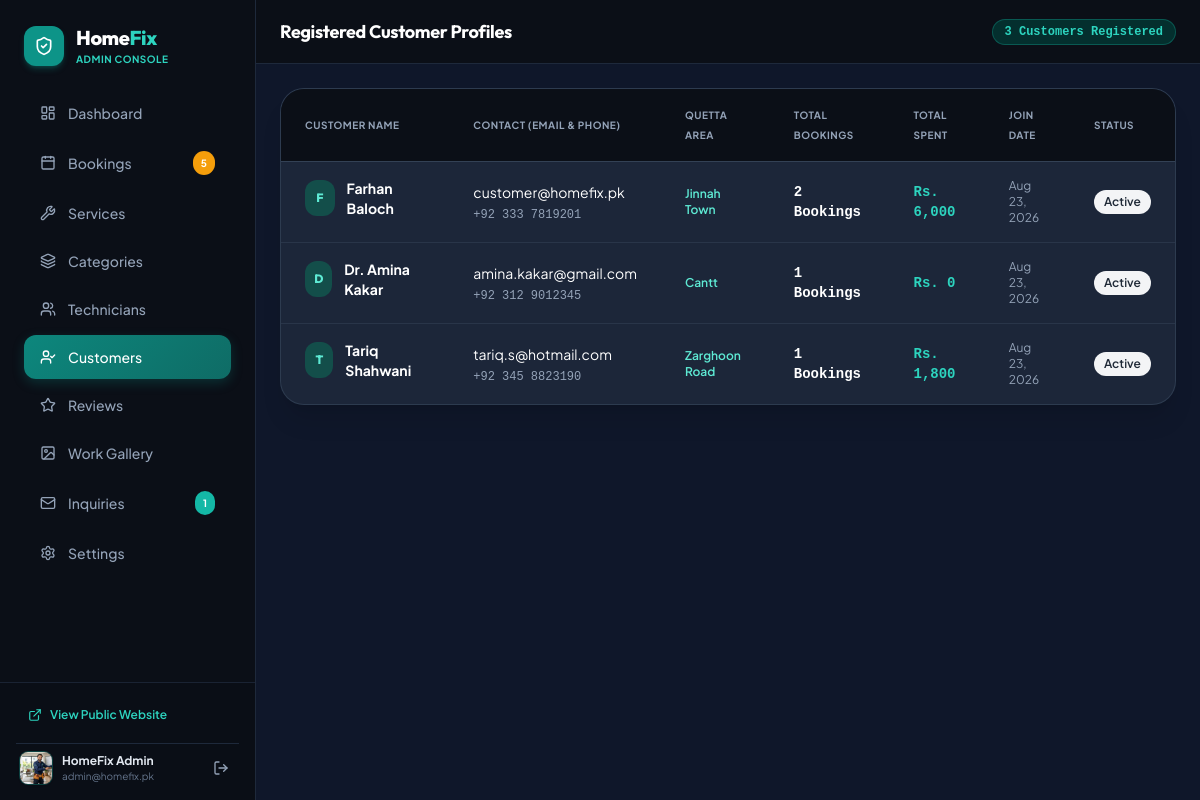
The page /admin/customers.php (signed in) on the database its author committed.
### tables this page shows
CREATE TABLE `users` (
  `id` INT UNSIGNED AUTO_INCREMENT PRIMARY KEY,
  `name` VARCHAR(120) NOT NULL,
  `email` VARCHAR(150) NOT NULL UNIQUE,
  `phone` VARCHAR(30) NOT NULL,
  `password` VARCHAR(255) NOT NULL,
  `role` ENUM('admin', 'customer') DEFAULT 'customer',
  `status` ENUM('active', 'inactive', 'banned') DEFAULT 'active',
  `avatar` VARCHAR(255) DEFAULT NULL,
  `address` TEXT DEFAULT NULL,
  `area` VARCHAR(100) DEFAULT NULL,
  `created_at` TIMESTAMP DEFAULT CURRENT_TIMESTAMP,
  `updated_at` TIMESTAMP DEFAULT CURRENT_TIMESTAMP ON UPDATE CURRENT_TIMESTAMP,
  INDEX `idx_users_role` (`role`),
  INDEX `idx_users_email` (`email`)
);

### admin/customers.php (the view, shortened to what the rows shown need)
<?php
require_once __DIR__ . '/../includes/admin_header.php';
require_once __DIR__ . '/../includes/admin_sidebar.php';
$customers = Database::fetchAll(
    "SELECT u.*, COUNT(b.id) as booking_count, SUM(CASE WHEN b.status = 'completed' THEN b.total_amount ELSE 0 END) as total_spent
     FROM users u
     LEFT JOIN bookings b ON u.id = b.user_id
     WHERE u.role = 'customer'
     GROUP BY u.id
     ORDER BY u.created_at DESC"
);
?>
<div class="flex-1 flex flex-col min-w-0 overflow-hidden bg-slate-900">
    <header class="h-16 bg-slate-950 border-b border-slate-800 flex items-center justify-between px-6 shrink-0">
        <div class="flex items-center gap-4">
            <h2 class="text-lg font-bold font-heading text-white">Registered Customer Profiles</h2>
        </div>
    </header>
    <main class="flex-1 overflow-y-auto p-6 space-y-6">
        <div class="bg-slate-800/90 border border-slate-700/80 rounded-3xl shadow-xl overflow-hidden">
            <div class="overflow-x-auto">
                <table class="w-full text-left text-xs sm:text-sm text-slate-300">
                    <thead class="bg-slate-950 text-slate-400 uppercase text-[10px] font-bold tracking-wider border-b border-slate-700">
                        <tr>
                            <th class="px-6 py-4">Customer Name</th>
                            <th class="px-6 py-4">Contact (Email & Phone)</th>
                            <th class="px-6 py-4">Quetta Area</th>
                            <th class="px-6 py-4">Total Bookings</th>
                            <th class="px-6 py-4">Total Spent</th>
                            <th class="px-6 py-4">Join Date</th>
                            <th class="px-6 py-4">Status</th>
                        </tr>
                    </thead>
                    <tbody class="divide-y divide-slate-700/60 text-slate-200">
                        <?php foreach ($customers as $c): ?>
                            <tr class="hover:bg-slate-750 transition">
                                <td class="px-6 py-4 font-bold flex items-center gap-3">
                                    <div class="w-9 h-9 rounded-xl bg-teal-900 text-teal-300 font-heading font-extrabold flex items-center justify-center text-xs">
                                        <?= strtoupper(substr($c['name'], 0, 1)) ?>
                                    </div>
                                    <span class="text-white"><?= e($c['name']) ?></span>
                                </td>
                                <td class="px-6 py-4">
                                    <span class="text-white block"><?= e($c['email']) ?></span>
                                    <span class="text-xs text-slate-400 font-mono"><?= e($c['phone']) ?></span>
                                </td>
                                <td class="px-6 py-4 text-xs font-semibold text-teal-300">
                                    <?= e($c['area'] ?? 'Quetta') ?>
                                </td>
                                <td class="px-6 py-4 font-bold text-white font-mono">
                                    <?= $c['booking_count'] ?> Bookings
                                </td>
                                <td class="px-6 py-4 font-bold text-teal-400 font-mono">
                                    <?= format_price($c['total_spent'] ?? 0) ?>
                                </td>
                                <td class="px-6 py-4 text-xs text-slate-400">
                                    <?= format_date($c['created_at']) ?>
                                </td>
                                <td class="px-6 py-4">
                                    <?= get_status_badge($c['status']) ?>
                                </td>
                            </tr>
                        <?php endforeach; ?>
                    </tbody>
                </table>
            </div>
        </div>
    </main>
</div>
<?php require_once __DIR__ . '/../includes/admin_footer.php'; ?>

### includes/admin_sidebar.php (shortened to what the rows shown need)
<aside id="adminSidebar" class="w-64 bg-slate-950 border-r border-slate-800 flex flex-col justify-between shrink-0 transition-transform duration-300 z-30 absolute inset-y-0 left-0 lg:static -translate-x-full lg:translate-x-0">
    <?php
    $adminSidebarAvatarUrl = null;
    if (!empty($adminUser['avatar'])) {
        if (file_exists(ROOT_PATH . '/uploads/' . $adminUser['avatar'])) {
            $adminSidebarAvatarUrl = asset('uploads/' . $adminUser['avatar']) . '?v=' . filemtime(ROOT_PATH . '/uploads/' . $adminUser['avatar']);
        } elseif (file_exists(ROOT_PATH . '/' . $adminUser['avatar'])) {
            $adminSidebarAvatarUrl = asset($adminUser['avatar']) . '?v=' . filemtime(ROOT_PATH . '/' . $adminUser['avatar']);
        }
    }
    ?>
    <div class="p-4 border-t border-slate-800/80 space-y-3 bg-slate-950/50">
        <div class="flex items-center justify-between pt-2 border-t border-slate-800 px-1">
            <div class="flex items-center gap-2.5">
                <?php if ($adminSidebarAvatarUrl): ?>
                    <img src="<?= $adminSidebarAvatarUrl ?>" alt="<?= e($adminUser['name'] ?? 'Admin') ?>" class="w-8 h-8 rounded-lg object-cover ring-1 ring-teal-500/30 shadow" onerror="this.style.display='none'; this.nextElementSibling.style.display='flex';">
                <?php else: ?>
                    <div class="w-8 h-8 rounded-lg bg-slate-800 text-teal-400 font-bold flex items-center justify-center text-xs">
                        <?= strtoupper(substr($adminUser['name'] ?? 'A', 0, 1)) ?>
                    </div>
                <?php endif; ?>
                <div class="truncate max-w-[120px]">
                    <span class="text-xs font-bold text-slate-200 block truncate"><?= e($adminUser['name'] ?? 'Administrator') ?></span>
                    <span class="text-[10px] text-slate-500 block truncate"><?= e($adminUser['email'] ?? '') ?></span>
                </div>
            </div>
        </div>
    </div>
</aside>

### config/config.php (shortened to what the rows shown need)
<?php
function asset($path) {
    $protocol = (!empty($_SERVER['HTTPS']) && $_SERVER['HTTPS'] !== 'off' || ($_SERVER['SERVER_PORT'] ?? 80) == 443) ? "https://" : "http://";
    $host = $_SERVER['HTTP_HOST'] ?? 'localhost';
    $docRoot = str_replace('\\', '/', $_SERVER['DOCUMENT_ROOT'] ?? '');
    $appDir = str_replace('\\', '/', dirname(__DIR__));
    $relativeDir = str_replace($docRoot, '', $appDir);
    $relativeDir = trim($relativeDir, '/');
    $base = $protocol . $host . ($relativeDir ? '/' . $relativeDir : '');
    return rtrim($base, '/') . '/' . ltrim((string)$path, '/');
}
function e($string) {
    return htmlspecialchars((string)($string ?? ''), ENT_QUOTES, 'UTF-8');
}
function format_price($amount) {
    return 'Rs. ' . number_format((float)($amount ?? 0), 0);
}
function format_date($date, $format = 'M d, Y') {
    return date($format, strtotime($date));
}
function get_status_badge($status) {
    $badges = [
        'pending'     => '<span class="inline-flex items-center px-2.5 py-1 rounded-full text-xs font-semibold bg-amber-100 text-amber-800 border border-amber-300"><span class="w-1.5 h-1.5 rounded-full bg-amber-500 mr-1.5"></span>Pending</span>',
        'confirmed'   => '<span class="inline-flex items-center px-2.5 py-1 rounded-full text-xs font-semibold bg-blue-100 text-blue-800 border border-blue-300"><span class="w-1.5 h-1.5 rounded-full bg-blue-500 mr-1.5"></span>Confirmed</span>',
        'assigned'    => '<span class="inline-flex items-center px-2.5 py-1 rounded-full text-xs font-semibold bg-indigo-100 text-indigo-800 border border-indigo-300"><span class="w-1.5 h-1.5 rounded-full bg-indigo-500 mr-1.5"></span>Assigned</span>',
        'in_progress' => '<span class="inline-flex items-center px-2.5 py-1 rounded-full text-xs font-semibold bg-purple-100 text-purple-800 border border-purple-300"><span class="w-1.5 h-1.5 rounded-full bg-purple-500 mr-1.5 animate-pulse"></span>In Progress</span>',
        'completed'   => '<span class="inline-flex items-center px-2.5 py-1 rounded-full text-xs font-semibold bg-emerald-100 text-emerald-800 border border-emerald-300"><span class="w-1.5 h-1.5 rounded-full bg-emerald-500 mr-1.5"></span>Completed</span>',
        'cancelled'   => '<span class="inline-flex items-center px-2.5 py-1 rounded-full text-xs font-semibold bg-rose-100 text-rose-800 border border-rose-300"><span class="w-1.5 h-1.5 rounded-full bg-rose-500 mr-1.5"></span>Cancelled</span>',
        'active'      => '<span class="inline-flex items-center px-2.5 py-1 rounded-full text-xs font-semibold bg-emerald-100 text-emerald-800"><span class="w-1.5 h-1.5 rounded-full bg-emerald-500 mr-1.5"></span>Active</span>',
        'inactive'    => '<span class="inline-flex items-center px-2.5 py-1 rounded-full text-xs font-semibold bg-gray-100 text-gray-700"><span class="w-1.5 h-1.5 rounded-full bg-gray-400 mr-1.5"></span>Inactive</span>',
        'approved'    => '<span class="inline-flex items-center px-2.5 py-1 rounded-full text-xs font-semibold bg-emerald-100 text-emerald-800">Approved</span>',
        'hidden'      => '<span class="inline-flex items-center px-2.5 py-1 rounded-full text-xs font-semibold bg-gray-100 text-gray-600">Hidden</span>'
    ];
    return $badges[$status] ?? '<span class="inline-flex items-center px-2.5 py-1 rounded-full text-xs font-semibold bg-gray-100 text-gray-800">' . ucfirst($status) . '</span>';
}

### rows shown on the page
users: avatar (picture), name "HomeFix Admin", email "admin@homefix.pk"
users: name "F", name "Farhan Baloch", email "customer@homefix.pk", phone "+92 333 7819201", area "Jinnah Town", booking_count "2", total_spent "Rs. 6,000", created_at "Aug 23, 2026", status "Active"
users: name "D", name "Dr. Amina Kakar", email "amina.kakar@gmail.com", phone "+92 312 9012345", area "Cantt", booking_count "1", total_spent "Rs. 0", created_at "Aug 23, 2026", status "Active"
users: name "T", name "Tariq Shahwani", email "tariq.s@hotmail.com", phone "+92 345 8823190", area "Zarghoon Road", booking_count "1", total_spent "Rs. 1,800", created_at "Aug 23, 2026", status "Active"

### other values the page prints
$pendingBookingsCount "5"
$unreadMessagesCount "1"
count($customers) "3"
